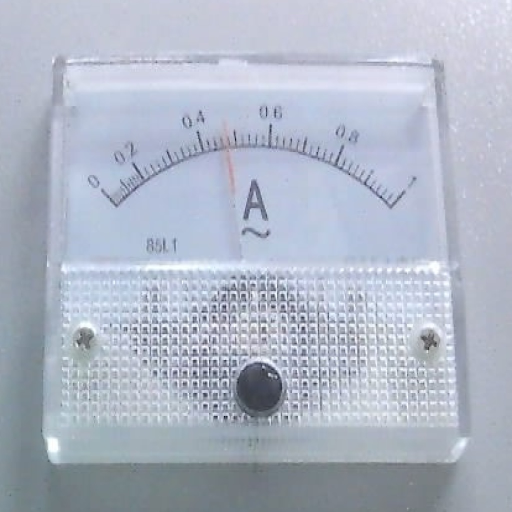
#> input picture home/rock/Desktop/car_cloud_uploader/meter_reader/templates/current_reference_1024.jpg, 1024 x 1024 px (shown at 1/2 size); its folder holds only this picture in this run
$ python -i meter_pipeline.py   (imports and definitions only)
#> lines starting #> are read from the running program, lines starting #| are printed output that depends on the picture; after the words box and inside, x2 and y2 are one past the last pixel; in counts of white or black regions, pixels touching at a corner belong together
#> further down, picture is the input picture: shape (1024, 1024, 3); mean B, G, R 197.9, 182.7, 175
from __future__ import annotations

from dataclasses import dataclass, replace
import math
from pathlib import Path
import time
from typing import Iterable

import cv2
import numpy as np
import yaml


IMAGE_SUFFIXES = {".bmp", ".jpeg", ".jpg", ".png", ".tif", ".tiff", ".webp"}


class MeterProcessingTimeout(RuntimeError):
    """Raised when one meter frame exceeds its CPU processing budget."""


def check_deadline(deadline: float | None) -> None:
    if deadline is not None and time.monotonic() >= float(deadline):
        raise MeterProcessingTimeout("meter processing deadline exceeded")


@dataclass(frozen=True)
class MeterConfig:
    min_value: float
    max_value: float
    center: tuple[float, float]
    zero_angle: float
    full_angle: float
    canonical_size: int
    rectify_mode: str = "auto"
    template_path: str | None = None


@dataclass(frozen=True)
class PointerCandidate:
    tip: tuple[int, int]
    angle: float
    score: float
    method: str


@dataclass
class MeterReadResult:
    value: float | None
    det_conf: float | None
    status: str
    bbox: tuple[int, int, int, int] | None = None
    canonical_image: np.ndarray | None = None
    debug_image: np.ndarray | None = None
    pointer_tip: tuple[int, int] | None = None
    pointer_angle: float | None = None
    pointer_method: str | None = None
    rectify_method: str | None = None
    pointer_candidates: list[dict] | None = None
    pointer_consensus_count: int = 0
    rectify_quality: dict | None = None
    quality_score: float = 0.0


# [91 lines left out: functions load_meter_config, save_meter_config, load_image, save_image, list_image_files, not called in this run]


def normalize_angle(angle: float) -> float:
    return angle % 360.0


def signed_delta_deg(start_angle: float, end_angle: float) -> float:
    return (end_angle - start_angle + 180.0) % 360.0 - 180.0


def clamp(value: float, lower: float, upper: float) -> float:
    return max(lower, min(upper, value))


# [29 lines left out: functions angle_from_center, angle_in_sector, build_angle_samples, order_quad_points, not called in this run]


def find_outer_quad(image: np.ndarray, min_area_ratio: float = 0.20) -> np.ndarray | None:
#> called with min_area_ratio = 0.2
    gray = cv2.cvtColor(image, cv2.COLOR_BGR2GRAY)
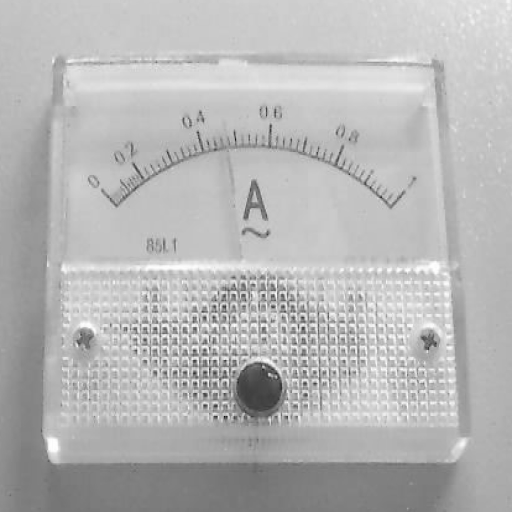
#> gray: shape (1024, 1024) (shown at 1/2 size); min 14, max 255, mean 182.2
    blurred = cv2.GaussianBlur(gray, (5, 5), 0)
    edges = cv2.Canny(blurred, 50, 150)
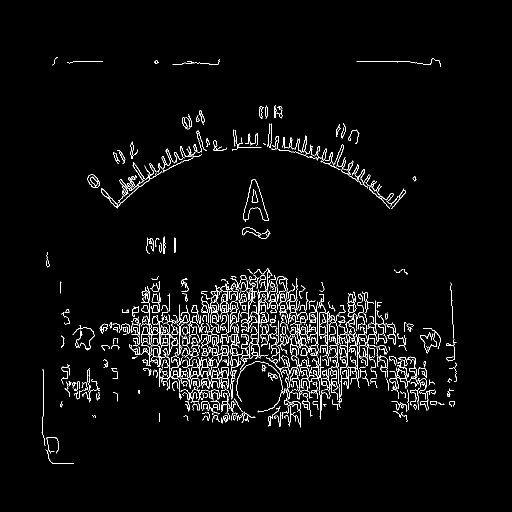
#> edges: shape (1024, 1024) (shown at 1/2 size); 3% white in thin lines or dots, all inside (x1, y1, x2, y2) = (83, 114, 913, 928)
    edges = cv2.dilate(edges, np.ones((3, 3), dtype=np.uint8), iterations=1)
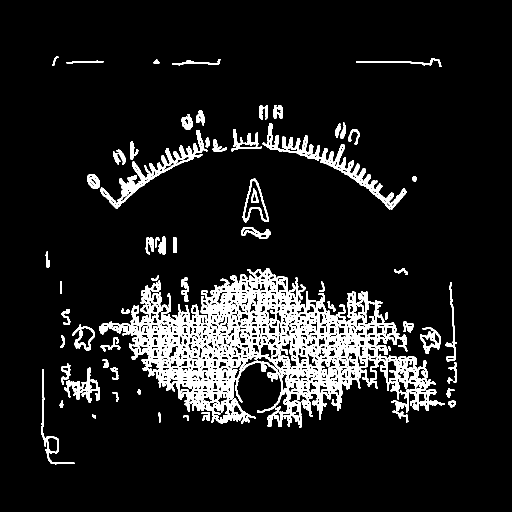
#> edges: shape (1024, 1024) (shown at 1/2 size); 9.7% white; 76 white regions
    contours, _ = cv2.findContours(edges, cv2.RETR_LIST, cv2.CHAIN_APPROX_SIMPLE)
#> contours = 1235 contours, 666 with area under 20; largest, box (x1, y1, x2, y2) and area: (218, 536, 873, 856) 97048, (525, 246, 813, 419) 5452, (201, 260, 415, 418) 4624, (485, 357, 538, 445) 2188, (488, 360, 536, 441) 1504

    image_area = float(image.shape[0] * image.shape[1])
#> image_area = 1048576
    min_area = image_area * min_area_ratio
#> min_area = 209715.2
    best_quad = None
    best_area = 0.0

    for contour in contours:
        area = cv2.contourArea(contour)
        if area < min_area:
            continue

        perimeter = cv2.arcLength(contour, True)
        approx = cv2.approxPolyDP(contour, 0.02 * perimeter, True)
        if len(approx) != 4 or not cv2.isContourConvex(approx):
            continue

        quad = approx.reshape(4, 2).astype(np.float32)
        quad_area = cv2.contourArea(quad)
        if quad_area > best_area:
            best_quad = quad
            best_area = quad_area
#> this loop made 1235 passes
#> area on passes 8, 9, 11: 46.5, 36, 36
#> after the loop, best_area = 0

    if best_quad is not None:
        return order_quad_points(best_quad)

    if not contours:
        return None

    largest = max(contours, key=cv2.contourArea)
#> largest = contour of 3806 points, box (x1, y1, x2, y2) (218, 536, 873, 856), area 97048
    rect = cv2.boxPoints(cv2.minAreaRect(largest)).astype(np.float32)
#> rect = [[229.4, 874.1], [212.9, 552.4], [858.5, 519.3], [875, 841]]
    if cv2.contourArea(rect) < min_area:
        return None
    return order_quad_points(rect)


# [96 lines left out: functions find_closed_edge_outer_quad, validate_outer_quad, warp_square, not called in this run]


def resize_square(image: np.ndarray, size: int) -> np.ndarray:
    return cv2.resize(image, (size, size), interpolation=cv2.INTER_AREA)


_TEMPLATE_CACHE: dict[str, np.ndarray] = {}


# [335 lines left out: functions load_template_image, registration_mask, gray_for_registration, align_by_ecc, align_by_orb_detailed, align_by_orb and 4 more, not called in this run]


def rectify_meter_crop(crop: np.ndarray, config: MeterConfig) -> tuple[np.ndarray | None, str]:
    image, method, _quality = rectify_meter_crop_detailed(crop, config)
    return image, method


# [12 lines left out: function expand_box, not called in this run]


def crop_box(image: np.ndarray, box: tuple[int, int, int, int]) -> np.ndarray:
    x1, y1, x2, y2 = box
    return image[y1:y2, x1:x2].copy()


# [58 lines left out: functions apply_pointer_search_mask, prepare_gray_pointer_mask, prepare_color_pointer_mask, prepare_edge_pointer_mask, not called in this run]


def prepare_pointer_mask(image: np.ndarray, config: MeterConfig) -> np.ndarray:
    return prepare_gray_pointer_mask(image, config)


# [209 lines left out: functions longest_true_run, sample_ray_points, sample_ray_strip_occupied, find_pointer_by_hough, find_pointer_by_ray, choose_pointer_candidate and 1 more, not called in this run]


def angle_distance_deg(first: float, second: float) -> float:
    return abs(signed_delta_deg(first, second))


# [388 lines left out: functions consensus_pointer_candidate, detect_pointer_center, find_pointer_candidates, select_best_detection, read_meter_from_crop, read_meter_from_box and 3 more, not called in this run]

>>> import cv2
>>> picture = cv2.imread('templates/current_reference_1024.jpg')
>>> result = find_outer_quad(picture)
